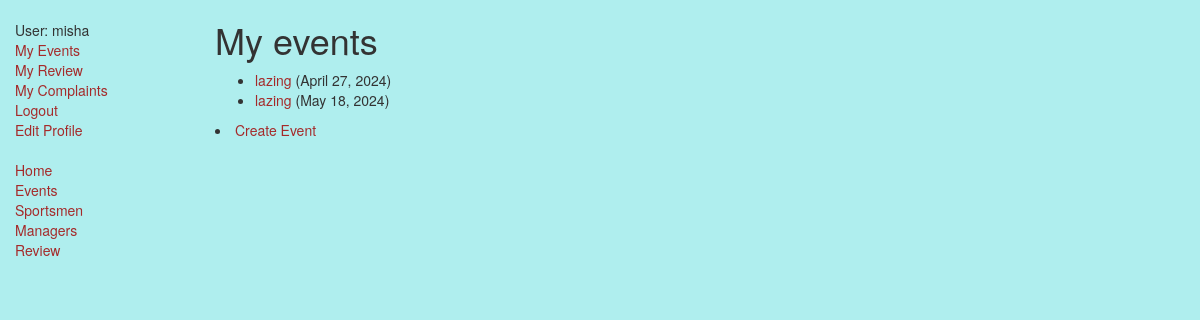
Screenshot of /sport_catalog/myEvents/ (signed in) with the database file from the repository.
### sport_catalog/models.py (models this page shows, shortened)
class Event(models.Model):
    id = models.UUIDField(primary_key=True, default=uuid.uuid4, help_text="Unique ID of event")
    sport_type =  models.ForeignKey(SportType, on_delete=models.SET_NULL, null=True, blank=True)
    manager =  models.ForeignKey(User, on_delete=models.SET_NULL, null=True, blank=True)
    date= models.DateField(null=True, blank=True)
    time= models.TimeField(null=True, blank=True)
    address = models.CharField(max_length=50, help_text="Enter address")
    comment = models.TextField(max_length=500, help_text="Enter comment")
    isClosed = models.BooleanField()

class SportType(models.Model):
    type_name = models.CharField(max_length=200, help_text="Enter a sport type")
    def __str__(self):
        return self.type_name

### sport_catalog/views.py (the view)
class EventsByUserListView(LoginRequiredMixin, generic.ListView):
    model = Event
    template_name ='sport_catalog/event_list_by_user.html'
    paginate_by = 10
    def get_queryset(self):
        return Event.objects.filter(manager=self.request.user).order_by('date')

### sport_catalog/templates/sport_catalog/event_list_by_user.html
{% extends "base_generic.html" %}
{% block content %}
    <h1>My events</h1>
    {% if event_list %}
    <ul>
      {% for event in event_list %}
      <li >
        <a href="{% url 'event-detail' event.pk %}">{{event.sport_type}}</a> ({{ event.date }})
      </li>
      {% endfor %}
    </ul>
    {% else %}
      <p>There are no events managed by {{ user.get_username }}</p>
    {% endif %}
    <li><a href="{% url 'event_create'%}">Create Event</a></li>
{% endblock %}

### sport_catalog/templates/base_generic.html (shortened to what this page needs)
<!doctype html>
<html lang="en">
  <head>
    <link
      rel="stylesheet"
      href="https://maxcdn.bootstrapcdn.com/bootstrap/3.3.7/css/bootstrap.min.css" />
    {% load static %}
    <link rel="stylesheet" href="{% static 'css/styles.css' %}" />
  </head>
  <body>
    <div class="container-fluid">
      <div class="row">
        <div class="col-sm-2">
          {% block sidebar %}
          <ul class="sidebar-nav ">
            {% if user.is_authenticated %}
            <li class="nav-item nav-link">User: {{ user.get_username }}</li>
            <li><a href="{% url 'my-events'%}">My Events</a></li>
            <li><a href="{% url 'my-reviews'%}">My Review</a></li>
            <li><a href="{% url 'my-complaints'%}">My Complaints</a></li>
            <li><a href="{% url 'logout' %}">Logout</a></li>
            {% else %}
            <li><a href="{% url 'login' %}">Login</a>/<a href="{% url 'register' %}">SignIn</a></li>
            {% endif %}
            <li><a href="{% url 'edit' %}">Edit Profile</a></li>
      </ul>
            <ul class="sidebar-nav ">
              <li><a href="{% url 'index' %}">Home</a></li>
              <li><a href="{% url 'all_events' %}">Events</a></li>
              <li><a href="{% url 'all_sportsmen' %}">Sportsmen</a></li>
              <li><a href="{% url 'all_managers' %}">Managers</a></li>
              <li><a href="{% url 'all_reviews' %}">Review</a></li>
            </ul>
          {% endblock %}
        </div>
        <div class="col-sm-10 ">{% block content %}{% endblock %}</div>
      </div>
    </div>
  </body>
</html>

### static/css/styles.css (style rules this page uses)
body { background-color: paleturquoise; }
a { color:brown; }
.sidebar-nav { margin-top: 20px; padding: 0; list-style: none; }

### rows the page displays
Event: sport_type "lazing", date "April 27, 2024"
Event: sport_type "lazing", date "May 18, 2024"

### other values shown
{{ user.get_username }} "misha"
